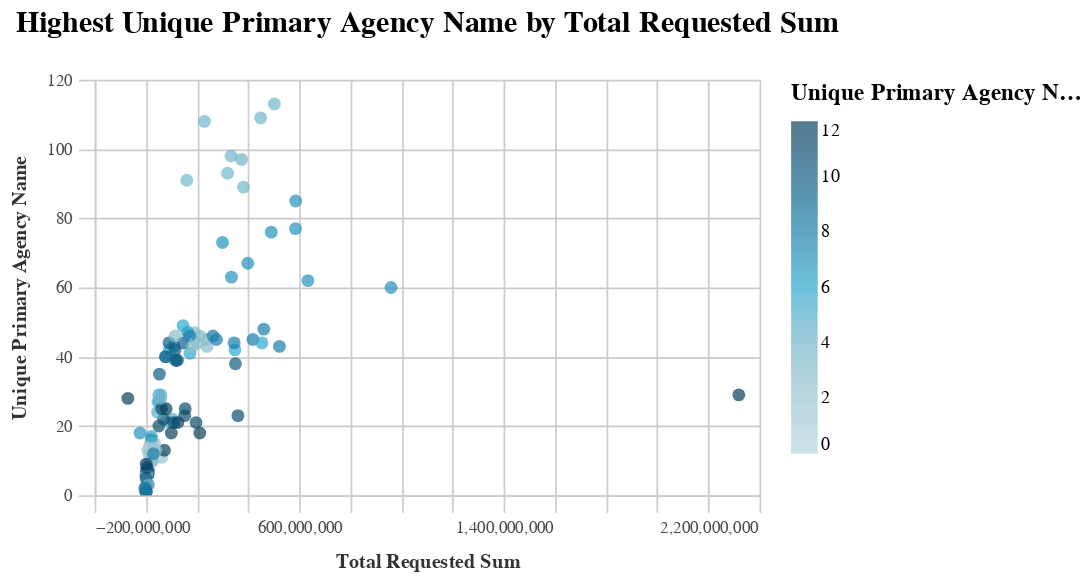

The notebook cell this image was saved under:
### Code cell
basic_scatter_chart(df1, "unique_primary_agency_name", "total_requested_sum", "dist").interactive()
